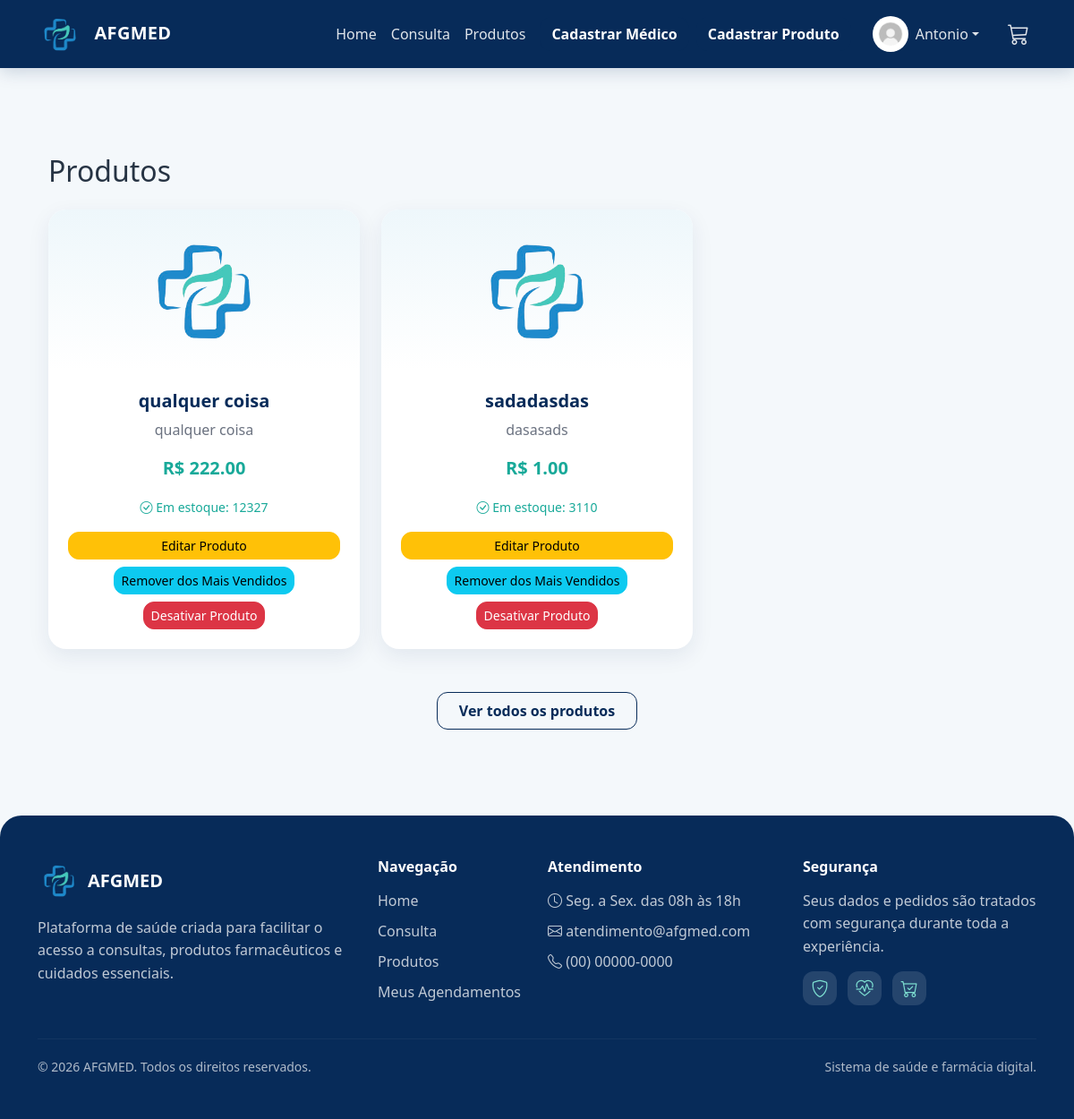
The app's page /produtos (signed in) with its own data.
### projetoafgmed/models.py (models this page shows)
class Usuario(database.Model, UserMixin):
    id = database.Column(database.Integer, primary_key=True)
    nome = database.Column(database.String, nullable=False)
    sobrenome = database.Column(database.String, nullable=False)
    email = database.Column(database.String, nullable=False, unique=True)
    senha = database.Column(database.String, nullable=False)
    foto = database.Column(database.String(200), nullable=True, default="usuario_padrao.jpg")
    is_admin = database.Column(database.Boolean, default=False)
    perfil = database.relationship("PerfilUsuario", backref="usuario", uselist=False)
    carrinho = database.relationship("Carrinho", backref="usuario", uselist=False)
    consultas = database.relationship("Consulta", backref="usuario", lazy=True)

class Produto(database.Model):
    id = database.Column(database.Integer, primary_key=True)
    nome = database.Column(database.String, nullable=False)
    descricao = database.Column(database.String)
    preco = database.Column(database.Float, nullable=False)
    estoque = database.Column(database.Integer, default=0)
    foto = database.Column(database.String, default="default.jpg")
    ativo = database.Column(database.Boolean, default=True, nullable=False)
    destaque_home = database.Column(database.Boolean, default=False, nullable=False)
    data_criacao = database.Column(database.DateTime, nullable=False, default=datetime.utcnow)

### projetoafgmed/routes.py (the view)
@app.route("/produtos")
@login_required
def produtos():
    return render_template("produtos.html", produtos=Produto.query.all())

### projetoafgmed/models.py (called while the page is built)
@login_manager.user_loader
def load_usuario(id_usuario):
    return Usuario.query.get(int(id_usuario))

### projetoafgmed/routes.py (called while the page is built, shortened)
@app.context_processor
def carrinho_global():
    if current_user.is_authenticated:
        carrinho = Carrinho.query.filter_by(
            id_usuario=current_user.id,
            status="ativo"
        ).first()
        itens = carrinho.itens if carrinho else []
        total = sum(item.quantidade * item.preco_unitario for item in itens)
        quantidade = sum(item.quantidade for item in itens)
        return {
            "carrinho": carrinho,
            "itens_carrinho": itens,
            "total_carrinho": total,
            "quantidade_carrinho": quantidade
        }

### projetoafgmed/templates/produtos.html (shortened to what this page needs)
{% extends "base.html" %}
{% block content %}
<div class="container py-5">
    <h2 class="mb-4">Produtos</h2>
    <div class="row row-cols-1 row-cols-md-3 g-4">
        {% for produto in produtos %}
        <div class="col">
            <div class="card h-100 text-center shadow-sm">
                <img src="{{ url_for('static', filename='fotos_produtos/' + produto.foto) }}"
                     class="card-img-top p-3"
                     style="height:180px; object-fit:contain;"
                     alt="{{ produto.nome }}">
                <div class="card-body d-flex flex-column">
                    <h5 class="card-title fw-bold">{{ produto.nome }}</h5>
                    <p class="card-text text-truncate text-muted">{{ produto.descricao }}</p>
                    <p class="fw-bold text-success fs-5">R$ {{ '%.2f' % produto.preco }}</p>
                    <p class="mb-3">
                        {% if produto.estoque > 0 %}
                        <small class="text-success"><i class="bi bi-check-circle"></i> Em estoque: {{ produto.estoque }}</small>
                        {% else %}
                        <small class="text-danger"><i class="bi bi-x-circle"></i> Produto indisponível</small>
                        {% endif %}
                    </p>
                    {% if current_user.is_admin %}
                    <div class="mt-auto d-grid gap-2">
                        <a href="{{ url_for('editar_produto', id_produto=produto.id) }}" class="btn btn-sm btn-warning">
                            Editar Produto
                        </a>
                        <form action="{{ url_for('alternar_destaque_produto', id_produto=produto.id) }}" method="post">
                            <button type="submit" class="btn btn-sm btn-info">
                                {% if produto.destaque_home %}Remover dos Mais Vendidos{% else %}Adicionar aos Mais Vendidos{% endif %}
                            </button>
                        </form>
                        {% if produto.ativo %}
                        <form action="{{ url_for('desativar_produto', id_produto=produto.id) }}" method="post">
                            <button type="submit" class="btn btn-sm btn-danger">Desativar Produto</button>
                        </form>
                        {% else %}
                        <form action="{{ url_for('ativar_produto', id_produto=produto.id) }}" method="post">
                            <button type="submit" class="btn btn-sm btn-success">Ativar Produto</button>
                        </form>
                        {% endif %}
                    </div>
                    {% endif %}
                </div>
            </div>
        </div>
        {% endfor %}
    </div>
    <div class="text-center mt-5">
        <a href="{{ url_for('produtos') }}" class="btn btn-outline-primary px-4 py-2 fw-bold">
            Ver todos os produtos
        </a>
    </div>
</div>
{% endblock %}

### projetoafgmed/templates/base.html (shortened to what this page needs)
<!DOCTYPE html>
<html lang="pt-br">
<head>
    <link href="https://cdn.jsdelivr.net/npm/bootstrap@5.3.8/dist/css/bootstrap.min.css" rel="stylesheet">
    <link rel="stylesheet" href="https://cdn.jsdelivr.net/npm/bootstrap-icons@1.11.3/font/bootstrap-icons.css">
    <link rel="stylesheet" href="{{ url_for('static', filename='css/style.css') }}">
</head>
<body>
<nav class="navbar navbar-expand-lg navbar-dark bg-dark">
    <div class="container">
        <a class="navbar-brand" href="{{ url_for('homepage') }}">
            <img src="{{ url_for('static', filename='imagens/logo.jpg') }}" alt="Logo" width="50" class="me-2">
            AFGMED
        </a>
        <div class="collapse navbar-collapse" id="navbarNav">
            <ul class="navbar-nav ms-auto align-items-center">
                <li class="nav-item"><a class="nav-link" href="{{ url_for('homepage') }}">Home</a></li>
                <li class="nav-item"><a class="nav-link" href="{{ url_for('medicos') }}">Consulta</a></li>
                <li class="nav-item"><a class="nav-link" href="{{ url_for('produtos') }}">Produtos</a></li>
                {% if current_user.is_authenticated and current_user.is_admin %}
                    <li class="nav-item ms-2">
                        <a class="btn btn-primary" href="{{ url_for('cadastro_medico') }}">Cadastrar Médico</a>
                    </li>
                    <li class="nav-item ms-2">
                        <a class="btn btn-primary" href="{{ url_for('cadastro_produto') }}">Cadastrar Produto</a>
                    </li>
                {% endif %}
            </ul>
            <ul class="navbar-nav ms-3 align-items-center">
                {% if current_user.is_authenticated %}
                    <li class="nav-item dropdown me-3">
                        <a class="nav-link dropdown-toggle d-flex align-items-center" href="#" id="perfilDropdown" role="button" data-bs-toggle="dropdown" aria-expanded="false">
                            <img src="{{ url_for('static', filename='fotos_perfil/' + (current_user.foto or 'usuario_padrao.jpg')) }}"
                                 alt="Perfil"
                                 class="rounded-circle"
                                 style="width:40px; height:40px; object-fit:cover;">
                            <span class="ms-2">{{ current_user.nome }}</span>
                        </a>
                    </li>
                    <li class="nav-item position-relative">
                        <a class="nav-link" href="#" data-bs-toggle="offcanvas" data-bs-target="#carrinhoLateral" aria-controls="carrinhoLateral">
                            <i class="bi bi-cart3" style="font-size: 1.5rem;"></i>
                        </a>
                    </li>
                {% endif %}
            </ul>
        </div>
    </div>
</nav>
<main class="container mt-5">
    {% block content %}{% endblock %}
</main>
<footer class="footer-afg mt-5">
    <div class="container py-5">
        <div class="row g-4">
            <div class="col-md-4">
                <div class="d-flex align-items-center mb-3">
                    <img src="{{ url_for('static', filename='imagens/logo.jpg') }}" alt="Logo AFGMED" width="48" class="footer-logo me-2">
                    <h5 class="mb-0 fw-bold">AFGMED</h5>
                </div>
                <p class="footer-text">
                    Plataforma de saúde criada para facilitar o acesso a consultas,
                    produtos farmacêuticos e cuidados essenciais.
                </p>
            </div>
            <div class="col-md-2">
                <h6 class="footer-title">Navegação</h6>
                <ul class="footer-links">
                    <li><a href="{{ url_for('homepage') }}">Home</a></li>
                    <li><a href="{{ url_for('medicos') }}">Consulta</a></li>
                    <li><a href="{{ url_for('produtos') }}">Produtos</a></li>
                    <li><a href="{{ url_for('meus_agendamentos') }}">Meus Agendamentos</a></li>
                </ul>
            </div>
            <div class="col-md-3">
                <h6 class="footer-title">Atendimento</h6>
                <ul class="footer-links">
                    <li><i class="bi bi-clock"></i> Seg. a Sex. das 08h às 18h</li>
                    <li><i class="bi bi-envelope"></i> atendimento@afgmed.com</li>
                    <li><i class="bi bi-telephone"></i> (00) 00000-0000</li>
                </ul>
            </div>
            <div class="col-md-3">
                <h6 class="footer-title">Segurança</h6>
                <p class="footer-text">
                    Seus dados e pedidos são tratados com segurança durante toda a experiência.
                </p>
                <div class="footer-icons">
                    <i class="bi bi-shield-check"></i>
                    <i class="bi bi-heart-pulse"></i>
                    <i class="bi bi-cart-check"></i>
                </div>
            </div>
        </div>
        <hr class="footer-line">
        <div class="d-flex flex-column flex-md-row justify-content-between align-items-center gap-2">
            <small>© 2026 AFGMED. Todos os direitos reservados.</small>
            <small>Sistema de saúde e farmácia digital.</small>
        </div>
    </div>
</footer>
</body>
</html>

### projetoafgmed/static/css/style.css (style rules this page uses)
body { background: #f4f8fb; color: #273444; font-family: 'Segoe UI', Tahoma, Geneva, Verdana, sans-serif; }
.navbar { background: #072B59 !important; box-shadow: 0 4px 18px rgba(7, 43, 89, 0.18); }
.navbar-brand { font-weight: 700; letter-spacing: .3px; }
.navbar-brand img { border-radius: 10px; object-fit: cover; }
.navbar .nav-link { color: rgba(255, 255, 255, .88) !important; font-weight: 500; }
.btn { border-radius: 12px; transition: .2s ease; }
.btn-primary { background-color: #072B59; border-color: #072B59; font-weight: 700; }
.btn-outline-primary { color: #072B59; border-color: #072B59; border-radius: 12px; font-weight: 700; }
.card { border: none; border-radius: 20px; overflow: hidden; transition: .25s ease; box-shadow: 0 8px 24px rgba(7,43,89,.08) !important; }
.card-body { padding: 22px; }
.card-title { color: #072B59; }
.card-img-top { background: linear-gradient(180deg, #eef7fb, #ffffff); }
.text-muted { color: #6b7280 !important; }
.text-success { color: #18A999 !important; }
.footer-afg { background: #072B59; color: #ffffff; border-radius: 24px 24px 0 0; }
.footer-logo { border-radius: 10px; object-fit: cover; }
.footer-text { color: rgba(255, 255, 255, 0.75); line-height: 1.6; margin-bottom: 0; }
.footer-title { font-weight: 700; margin-bottom: 15px; color: #ffffff; }
.footer-links { list-style: none; padding: 0; margin: 0; }
.footer-links li { margin-bottom: 10px; color: rgba(255, 255, 255, 0.75); }
.footer-links a { color: rgba(255, 255, 255, 0.75); text-decoration: none; transition: .2s ease; }
.footer-icons { display: flex; gap: 12px; margin-top: 15px; }
.footer-icons i { width: 38px; height: 38px; background: rgba(255, 255, 255, 0.12); color: #7ee0d2; border-radius: 12px; display: grid; place-items: center; font-size: 1.2rem; }
.footer-line { border-color: rgba(255, 255, 255, 0.18); margin: 30px 0 20px; }
.footer-afg small { color: rgba(255, 255, 255, 0.68); }

### records on screen
Usuario: foto (picture), nome "Antonio"
Produto: foto (picture), nome "qualquer coisa", descricao "qualquer coisa", preco "222.00", estoque "12327", destaque_home "Remover dos Mais Vendidos"
Produto: foto (picture), nome "sadadasdas", descricao "dasasads", preco "1.00", estoque "3110", destaque_home "Remover dos Mais Vendidos"
